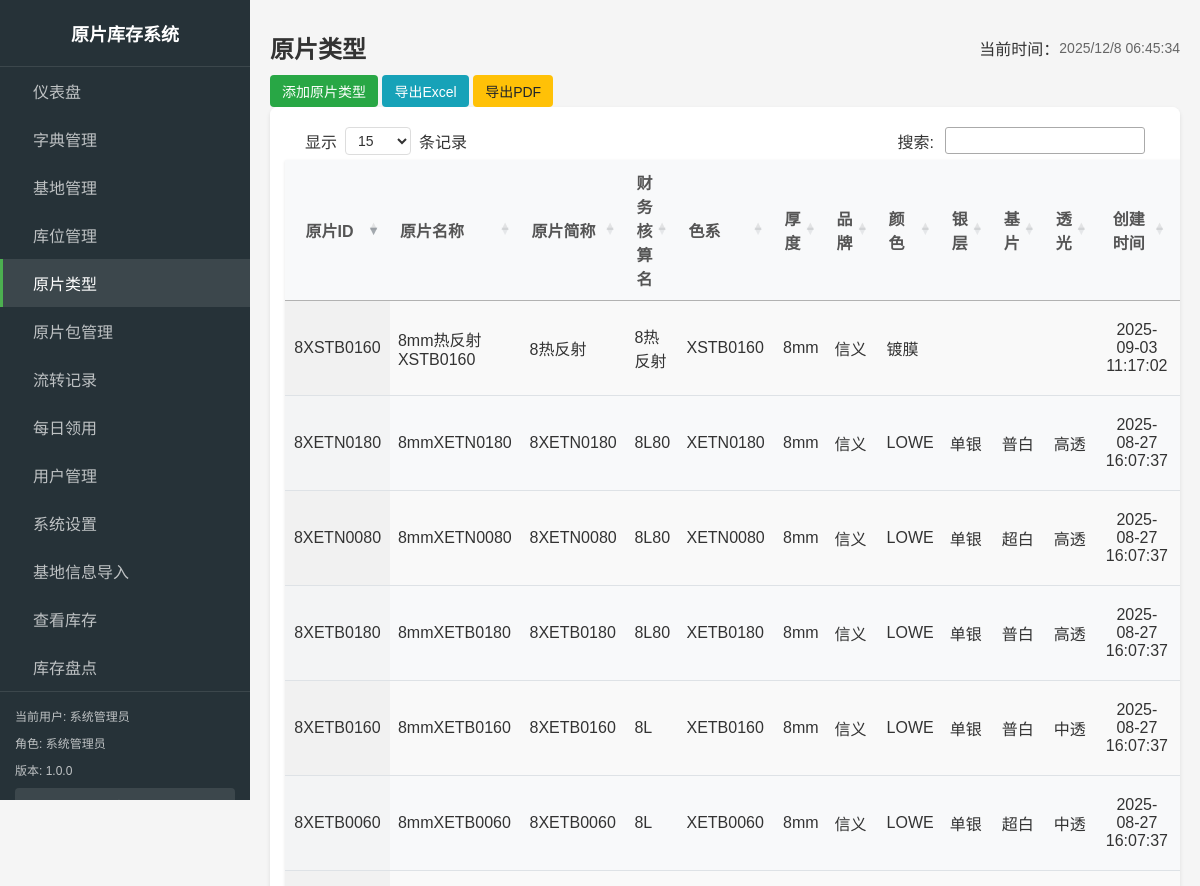
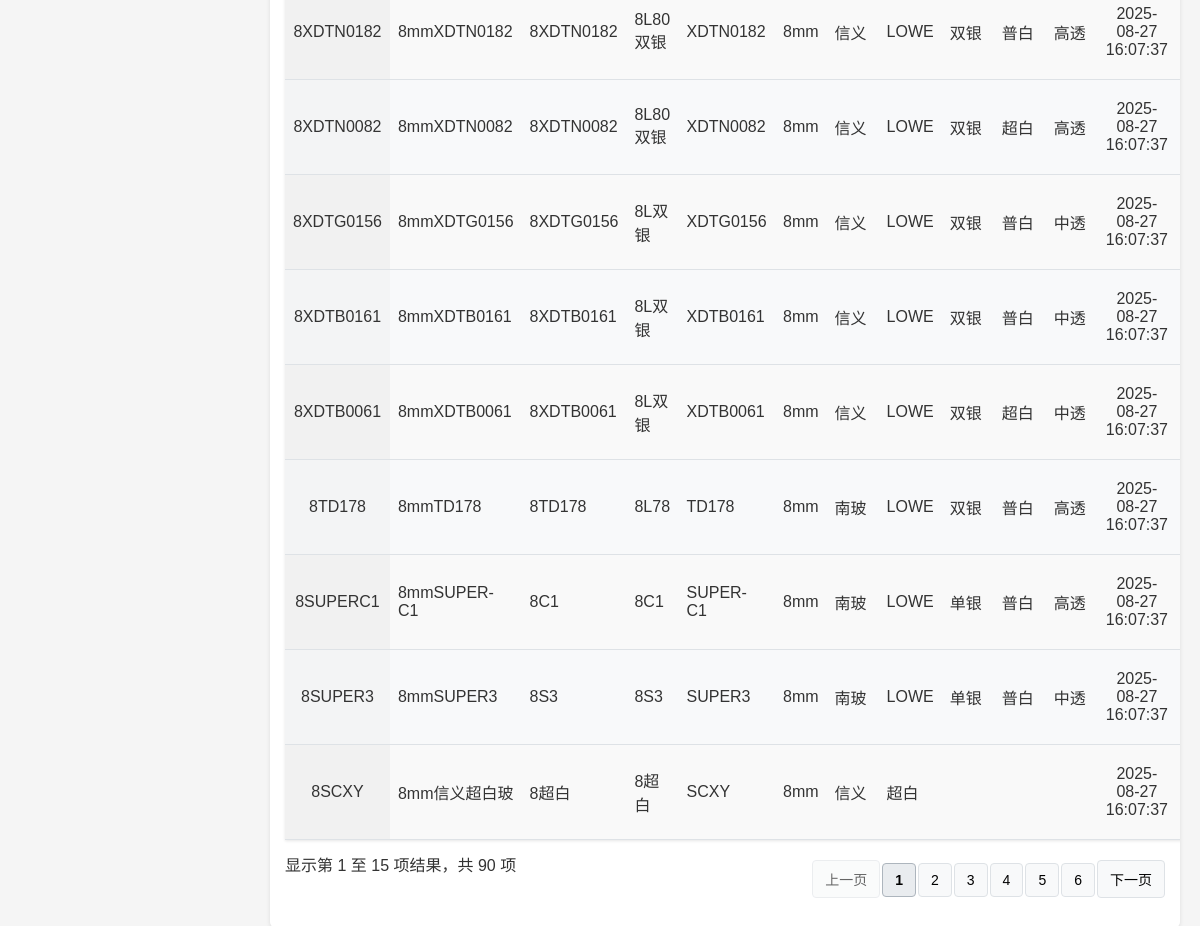
Screenshot of /admin/glass_types.php (signed in) with the database file from the repository (2 pictures, top to bottom).
### tables this page shows
CREATE TABLE `glass_types`  (
  `id` int(11) NOT NULL AUTO_INCREMENT,
  `custom_id` varchar(50) NOT NULL COMMENT '原片ID（自定义，唯一，采购使用）',
  `name` varchar(100) NOT NULL COMMENT '原片名称（完整名称）',
  `short_name` varchar(50) NOT NULL COMMENT '原片简称（如：5白、4白、5白南玻）',
  `finance_name` varchar(100) NULL DEFAULT NULL COMMENT '财务核算名',
  `product_series` varchar(100) NULL DEFAULT NULL COMMENT '原片商色系（如：5lowe XETB0160）',
  `brand` varchar(50) NULL DEFAULT NULL COMMENT '原片品牌（如：信义、台玻、金晶、旗滨）',
  `manufacturer` varchar(100) NULL DEFAULT NULL COMMENT '原片生产商（如：重庆信义、德阳信义、成都台玻）',
  `color` varchar(50) NULL DEFAULT NULL COMMENT '原片颜色（如：白玻、玉沙、LOWE、超白等）',
  `thickness` decimal(10, 0) NULL DEFAULT NULL COMMENT '原片厚度(mm)（如：4、5、6、8、10、12、15、19）',
  `silver_layers` enum('单银','双银','三银','无银','') NULL DEFAULT NULL COMMENT '银层类型',
  `substrate` enum('普白','超白','') NULL DEFAULT NULL COMMENT '基片类型',
  `transmittance` enum('高透','中透','低透','') NULL DEFAULT NULL COMMENT '透光性',
  `status` tinyint(1) NULL DEFAULT 1 COMMENT '状态：1启用，0禁用',
  `created_at` timestamp NOT NULL DEFAULT CURRENT_TIMESTAMP,
  `updated_at` timestamp NOT NULL DEFAULT CURRENT_TIMESTAMP ON UPDATE CURRENT_TIMESTAMP,
  PRIMARY KEY (`id`) USING BTREE,
  UNIQUE INDEX `custom_id`(`custom_id`) USING BTREE,
  INDEX `idx_brand`(`brand`) USING BTREE,
  INDEX `idx_color`(`color`) USING BTREE,
  INDEX `idx_custom_id`(`custom_id`) USING BTREE,
  INDEX `idx_manufacturer`(`manufacturer`) USING BTREE,
  INDEX `idx_short_name`(`short_name`) USING BTREE,
  INDEX `idx_silver_layers`(`silver_layers`) USING BTREE,
  INDEX `idx_substrate`(`substrate`) USING BTREE,
  INDEX `idx_transmittance`(`transmittance`) USING BTREE
);

### includes/db.php (called while the page is built, shortened)
<?php
function getDbConnection() {
    static $conn = null;
    if ($conn === null) {
        $conn = new mysqli(DB_HOST, DB_USER, DB_PASS, DB_NAME);
        $conn->set_charset(DB_CHARSET);
    }
    return $conn;
}
function query($sql, $params = []) {
    $conn = getDbConnection();
    $stmt = $conn->prepare($sql);
    if (!$stmt->execute()) {
        throw new Exception("执行查询失败: " . $stmt->error . "<br>SQL: " . $sql);
    }
    $result = $stmt->get_result();
    return $result;
}
function fetchAll($sql, $params = []) {
    $result = query($sql, $params);
    $rows = [];
    while ($row = $result->fetch_assoc()) {
        $rows[] = $row;
    }
    return $rows;
}
?>

### includes/functions.php (called while the page is built, shortened)
<?php
function formatDateTime($datetime, $format = 'Y-m-d H:i:s') {
    $date = new DateTime($datetime);
    return $date->format($format);
}
?>

### includes/auth.php (called while the page is built, shortened)
<?php
require_once __DIR__ . '/db.php';
require_once __DIR__ . '/functions.php';
function isLoggedIn() {
    return isset($_SESSION['logged_in']) && $_SESSION['logged_in'] === true;
}
function getCurrentUser() {
    return [
        'id' => $_SESSION['user_id'],
        'username' => $_SESSION['username'],
        'name' => $_SESSION['name'],
        'role' => $_SESSION['role'],
        'base_id' => $_SESSION['base_id'] ?? null
    ];
}
?>

### includes/admin_nav_config.php (called while the page is built, shortened)
<?php
function getAdminNavConfig($userRole) {
    $filteredItems = array_filter($navItems, function($item) use ($userRole) {
        return in_array($userRole, $item['roles']);
    });
    usort($filteredItems, function($a, $b) {
        return $a['order'] - $b['order'];
    });
    return $filteredItems;
}
function getCurrentNavId($currentPage) {
    $pageNavMap = [
        'index.php' => 'dashboard',
        'bases.php' => 'bases',
        'racks.php' => 'racks',
        'glass_types.php' => 'glass_types',
        'dictionary.php' => 'dictionary',
        'packages.php' => 'packages',
        'transactions.php' => 'transactions',
        'reports.php' => 'reports',
        'users.php' => 'users',
        'settings.php' => 'settings',
    ];
    return $pageNavMap[$currentPage] ?? '';
}
?>

### admin/glass_types.php (the view, shortened to what this page needs)
<?php
require_once '../includes/auth.php';
require_once '../includes/functions.php';
require_once '../includes/db.php';
require_once '../includes/admin_layout.php';
$currentUser = getCurrentUser();
$message = '';
$messageType = '';
$glassTypes = fetchAll("SELECT * FROM glass_types ORDER BY id DESC");
$additionalCSS = [];
$additionalJS = [];
?>
<div class="action-section">
    <button type="button" class="btn btn-success" onclick="showAddForm()">添加原片类型</button>
    <button type="button" class="btn btn-info" onclick="exportToExcel('#glassTypesTable', '原片类型列表')">导出Excel</button>
    <button type="button" class="btn btn-warning" onclick="exportToPDF('#glassTypesTable', '原片类型列表')">导出PDF</button>
</div>
<div class="table-container">
    <table id="glassTypesTable" class="display table table-striped table-bordered" data-table="glassTypes" data-page-length="15">
        <thead>
            <tr>
                <th>原片ID</th>
                <th>原片名称</th>
                <th>原片简称</th>
                <th>财务核算名</th>
                <th>色系</th>
                <th>厚度</th>
                <th>品牌</th>
                <th>颜色</th>
                <th>银层</th>
                <th>基片</th>
                <th>透光</th>
                <th>创建时间</th>
                <th>操作</th>
            </tr>
        </thead>
        <tbody>
            <?php if (empty($glassTypes)): ?>
                <tr>
                    <td colspan="13" class="no-data">暂无数据</td>
                </tr>
            <?php else: ?>
                <?php foreach ($glassTypes as $type): ?>
                    <tr>
                        <td><?php echo htmlspecialchars($type['custom_id']); ?></td>
                        <td><?php echo htmlspecialchars($type['name']); ?></td>
                        <td><?php echo htmlspecialchars($type['short_name']); ?></td>
                        <td><?php echo htmlspecialchars($type['finance_name']); ?></td>
                        <td><?php echo htmlspecialchars($type['product_series']); ?></td>
                        <td><?php echo $type['thickness'] ? number_format($type['thickness'], 0) . 'mm' : '-'; ?></td>
                        <td><?php echo htmlspecialchars($type['brand']); ?></td>
                        <td><?php echo htmlspecialchars($type['color']); ?></td>
                        <td><?php echo htmlspecialchars($type['silver_layers']); ?></td>
                        <td><?php echo htmlspecialchars($type['substrate']); ?></td>
                        <td><?php echo htmlspecialchars($type['transmittance']); ?></td>
                        <td><?php echo formatDateTime($type['created_at']); ?></td>
                        <td>
                        </td>
                    </tr>
                <?php endforeach; ?>
            <?php endif; ?>
        </tbody>
    </table>
</div>
</body>
</html>
<?php
$content = ob_get_clean();
echo renderAdminLayout('原片类型', $content, $currentUser, 'glass_types.php', $additionalCSS, $additionalJS, $message ?? '', $messageType ?? 'info');
?>

### assets/css/main.css (style rules this page uses)
* { box-sizing: border-box; }
body { font-family: 'Microsoft YaHei', Arial, sans-serif; margin: 0; padding: 0; background-color: #f5f5f5; color: #333; }
.btn { display: inline-block; padding: 8px 16px; background-color: #4CAF50; color: white; border: none; border-radius: 4px; cursor: pointer; font-size: 14px; text-align: center; transition: background-color 0.2s; }
.btn-success { background-color: #28a745; color: white; }
.btn-info { background-color: #17a2b8; color: white; }
.btn-warning { background-color: #ffc107; color: #212529; }
.table, .data-table { width: 100%; border-collapse: collapse; margin-bottom: 20px; background-color: white; box-shadow: 0 1px 3px rgba(0,0,0,0.1); }
.table th, .table td, .data-table th, .data-table td { padding: 12px 15px; text-align: left; border-bottom: 1px solid #eee; }
.table th, .data-table th { background-color: #f9f9f9; font-weight: bold; color: #555; }
.table-container { overflow-x: auto; margin-bottom: 20px; }
.text-center { text-align: center; }

### assets/css/admin.css (style rules this page uses)
body { min-width: 1080px; }
.table-container { background: #fff; border-radius: 8px; overflow: hidden; box-shadow: 0 2px 4px rgba(0,0,0,0.1); margin-bottom: 20px; }
.table-striped tbody tr:nth-child(even) { background-color: #f8f9fa; }

### assets/css/datatable-theme.css (style rules this page uses)
table.dataTable { width: 100% !important; border-collapse: collapse; background-color: white; }
table.dataTable thead th { background-color: #f8f9fa; border-bottom: 2px solid #dee2e6; padding: 12px 8px; font-weight: 600; position: relative; }
table.dataTable thead th.sorting, table.dataTable thead th.sorting_asc, table.dataTable thead th.sorting_desc { cursor: pointer; padding-right: 30px; }
table.dataTable thead th.sorting:after, table.dataTable thead th.sorting_asc:after, table.dataTable thead th.sorting_desc:after { position: absolute; right: 8px; top: 50%; transform: translateY(-50%); font-size: 12px; color: #6c757d; }
table.dataTable tbody th,table.dataTable tbody td { padding: 5px 8px !important; font-size: 1rem; }
table.dataTable tbody td { padding: 10px 8px; border-bottom: 1px solid #dee2e6; }
.text-center { text-align: center !important; }
.text-right { text-align: right !important; }
.btn { padding: 6px 12px; border: none; border-radius: 4px; cursor: pointer; text-decoration: none; display: inline-block; font-size: 14px; text-align: center; }

### rows the page displays
glass_types: custom "8XSTB0160", name "8mm热反射XSTB0160", short_name "8热反射", finance_name "8热反射", product_series "XSTB0160", thickness "8", brand "信义", color "镀膜", created_at "2025-09-03 11:17:02"
glass_types: custom "8XETN0180", name "8mmXETN0180", short_name "8XETN0180", finance_name "8L80", product_series "XETN0180", thickness "8", brand "信义", color "LOWE", silver_layers "单银", substrate "普白", transmittance "高透", created_at "2025-08-27 16:07:37"
glass_types: custom "8XETN0080", name "8mmXETN0080", short_name "8XETN0080", finance_name "8L80", product_series "XETN0080", thickness "8", brand "信义", color "LOWE", silver_layers "单银", substrate "超白", transmittance "高透", created_at "2025-08-27 16:07:37"
glass_types: custom "8XETB0180", name "8mmXETB0180", short_name "8XETB0180", finance_name "8L80", product_series "XETB0180", thickness "8", brand "信义", color "LOWE", silver_layers "单银", substrate "普白", transmittance "高透", created_at "2025-08-27 16:07:37"
glass_types: custom "8XETB0160", name "8mmXETB0160", short_name "8XETB0160", finance_name "8L", product_series "XETB0160", thickness "8", brand "信义", color "LOWE", silver_layers "单银", substrate "普白", transmittance "中透", created_at "2025-08-27 16:07:37"
glass_types: custom "8XETB0060", name "8mmXETB0060", short_name "8XETB0060", finance_name "8L", product_series "XETB0060", thickness "8", brand "信义", color "LOWE", silver_layers "单银", substrate "超白", transmittance "中透", created_at "2025-08-27 16:07:37"
glass_types: custom "8XDTN0182", name "8mmXDTN0182", short_name "8XDTN0182", finance_name "8L80双银", product_series "XDTN0182", thickness "8", brand "信义", color "LOWE", silver_layers "双银", substrate "普白", transmittance "高透", created_at "2025-08-27 16:07:37"
glass_types: custom "8XDTN0082", name "8mmXDTN0082", short_name "8XDTN0082", finance_name "8L80双银", product_series "XDTN0082", thickness "8", brand "信义", color "LOWE", silver_layers "双银", substrate "超白", transmittance "高透", created_at "2025-08-27 16:07:37"
glass_types: custom "8XDTG0156", name "8mmXDTG0156", short_name "8XDTG0156", finance_name "8L双银", product_series "XDTG0156", thickness "8", brand "信义", color "LOWE", silver_layers "双银", substrate "普白", transmittance "中透", created_at "2025-08-27 16:07:37"
glass_types: custom "8XDTB0161", name "8mmXDTB0161", short_name "8XDTB0161", finance_name "8L双银", product_series "XDTB0161", thickness "8", brand "信义", color "LOWE", silver_layers "双银", substrate "普白", transmittance "中透", created_at "2025-08-27 16:07:37"
glass_types: custom "8XDTB0061", name "8mmXDTB0061", short_name "8XDTB0061", finance_name "8L双银", product_series "XDTB0061", thickness "8", brand "信义", color "LOWE", silver_layers "双银", substrate "超白", transmittance "中透", created_at "2025-08-27 16:07:37"
glass_types: custom "8TD178", name "8mmTD178", short_name "8TD178", finance_name "8L78", product_series "TD178", thickness "8", brand "南玻", color "LOWE", silver_layers "双银", substrate "普白", transmittance "高透", created_at "2025-08-27 16:07:37"
glass_types: custom "8SUPERC1", name "8mmSUPER-C1", short_name "8C1", finance_name "8C1", product_series "SUPER-C1", thickness "8", brand "南玻", color "LOWE", silver_layers "单银", substrate "普白", transmittance "高透", created_at "2025-08-27 16:07:37"
glass_types: custom "8SUPER3", name "8mmSUPER3", short_name "8S3", finance_name "8S3", product_series "SUPER3", thickness "8", brand "南玻", color "LOWE", silver_layers "单银", substrate "普白", transmittance "中透", created_at "2025-08-27 16:07:37"
glass_types: custom "8SCXY", name "8mm信义超白玻", short_name "8超白", finance_name "8超白", product_series "SCXY", thickness "8", brand "信义", color "超白", created_at "2025-08-27 16:07:37"

### other values shown
APP_NAME "原片库存系统"
$item['title'] "仪表盘"
$item['title'] "字典管理"
$item['title'] "基地管理"
$item['title'] "库位管理"
$item['title'] "原片类型"
$item['title'] "原片包管理"
$item['title'] "流转记录"
$item['title'] "每日领用"
$item['title'] "用户管理"
$item['title'] "系统设置"
$item['title'] "基地信息导入"
$item['title'] "查看库存"
$item['title'] "库存盘点"
$currentUser['name'] ?: $currentUser['username'] "系统管理员"
